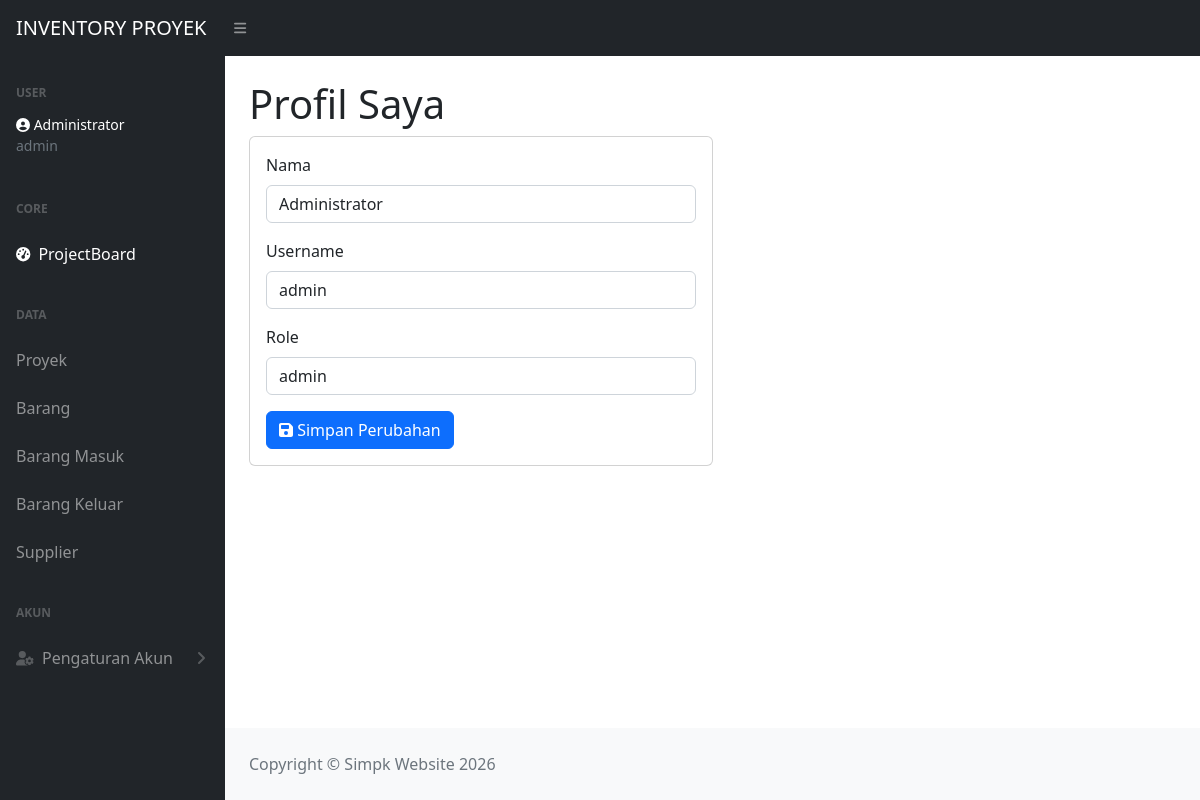
The app's page /profile.php (signed in) with its own data.
### tables this page shows
CREATE TABLE `users` (
  `id_user` int(11) NOT NULL,
  `nama` varchar(100) DEFAULT NULL,
  `username` varchar(50) NOT NULL,
  `password` varchar(255) NOT NULL,
  `role` varchar(20) DEFAULT 'admin'
);

### profile.php (the view, shortened to what this page needs)
<?php
require_once __DIR__ . '/config/koneksi.php';
$id_user = (int) $_SESSION['id_user'];
$query = mysqli_query($conn, "SELECT * FROM users WHERE id_user = $id_user");
$user = mysqli_fetch_assoc($query);
?>
<!DOCTYPE html>
<html lang="en">
<head>
<link href="css/styles.css" rel="stylesheet">
</head>
<body class="sb-nav-fixed">
<nav class="sb-topnav navbar navbar-expand navbar-dark bg-dark">
    <a class="navbar-brand ps-3" href="dashboard.php">INVENTORY PROYEK</a>
    <button class="btn btn-link btn-sm order-1 order-lg-0 me-4" id="sidebarToggle">
        <i class="fas fa-bars"></i>
    </button>
</nav>
<div id="layoutSidenav">
<?php include 'sidebar.php'; ?>
<div id="layoutSidenav_content">
<main class="container-fluid px-4">
<h1 class="mt-4">Profil Saya</h1>
<div class="card col-md-6">
<div class="card-body">
<form method="post">
    <div class="mb-3">
        <label class="form-label">Nama</label>
        <input type="text"
               name="nama"
               class="form-control"
               value="<?= htmlspecialchars($user['nama'] ?? '') ?>"
               required>
    </div>
    <div class="mb-3">
        <label class="form-label">Username</label>
        <input type="text"
               class="form-control"
               value="<?= htmlspecialchars($user['username'] ?? '') ?>"
               readonly>
    </div>
    <div class="mb-3">
        <label class="form-label">Role</label>
        <input type="text"
               class="form-control"
               value="<?= htmlspecialchars($user['role'] ?? '') ?>"
               readonly>
    </div>
    <button type="submit" name="update" class="btn btn-primary">
        <i class="fas fa-save"></i> Simpan Perubahan
    </button>
</form>
</div>
</div>
</main>
<footer class="py-4 bg-light mt-auto">
<div class="container-fluid px-4">
<div class="text-muted">Copyright &copy; Simpk Website 2026</div>
</div>
</footer>
</div>
</div>
</body>
</html>

### records on screen
users: nama "Administrator", username "admin", role "admin"

### other values on screen
$_SESSION['nama'] "Administrator"
$_SESSION['role'] "admin"
